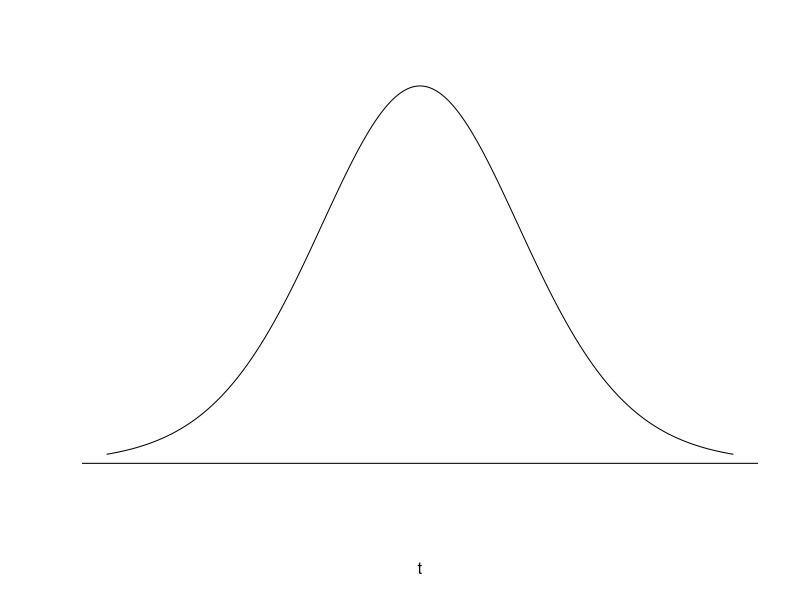

Source code (R): (Note: this script raises an error after producing the figure.)
x <- seq(-3, 3, by=0.001)
y <- dt(x, df=14)

plot(x, y, type="l", axes=F, ylim=c(-0.02, 0.38), main="", xlab="t", ylab="")
abline(h=0)
polygon(c(-3, x[x<ll], ll), c(0, y[x<ll], 0), col=2)

#polygon(c(-3, ll), c(0, 0), col=2)

polygon(c(ul, x[x>ul], 3), c(0, y[x>ul], 0), col=2)

#text(-2.5, 0.1, expression(plain(P)(T<t) == 0.025), cex=0.7)
#text(2.5, 0.1, expression(plain(P)(T>t) == 0.025), cex=0.7)
text(ll, -0.02, round(ll,3))
text(ul, -0.02, round(ul,3))

#####

alpha <- 0.05
u.s <- qt(1-(alpha), df=14)
l.s <- qt(alpha,df=14)

par(mar=c(0.5,1,1,1))
x <- seq(-3, 3, by=0.001)
y <- dt(x, df=14)
plot(x, y, type="l", axes=F, ylim=c(-0.02, 0.38), main="", xlab="t", ylab="")
abline(h=0)
polygon(c(-3, x[x<l.s], l.s), c(0, y[x<l.s], 0), col=2)
text(l.s, -0.02, round(l.s,3))



####

par(mar=c(0,1,1,1))
x <- seq(-3, 3, by=0.001)
y <- dt(x, df=n-1)
plot(x, y, type='l', axes=F, ylim=c(-0.02, 0.38), main="", xlab='t', ylab='')
arrows(1.8, 0.18, 1.8,0.09, length=0.05)
abline(h=0)

polygon(c(t.t, x[x>t.t], 3), c(0, y[x>t.t], 0), density=20, angle=45, )
text(t.t, -0.02, paste('t=', round(t.t, 3)), pos=4)
text(2.65, 0.1, expression(plain(P)(T>2.233) == 0.0196), cex=0.8)

arrows(2.7, 0.08, 2.5, 0.03, length=0.05)